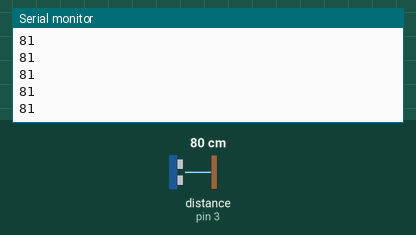
This sketch was run on a simulated Arduino Uno, built with avr-gcc and run on an emulated ATmega328P. Parts: the last lines printed to the serial monitor. The test bench sets the inputs (shaded band); at power-on: distance to the obstacle (sensor on pin 3) 80 cm. The echo pulse lasts 58.3 µs per cm.

Above: at 1.2 s.
1.3 s: distance to the obstacle (sensor on pin 3) set to 2 cm
At 1.34 s:
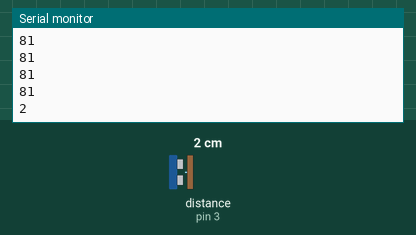
2.8 s: distance to the obstacle (sensor on pin 3) set to 4 cm
At 2.82 s:
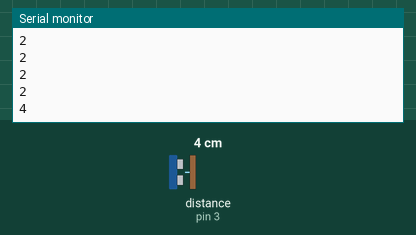
Timing chart, 0 to 5.8 s (numbered marks = the images above; inputs shaded):
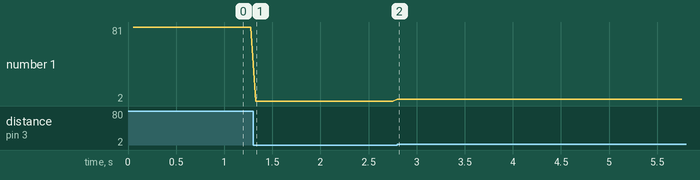

The sketch:

BasicPingDigitsOnly.ino
```cpp
// ---------------------------------------------------------------------------
// Example NewPing library sketch that does a ping about 20 times per second.
// ---------------------------------------------------------------------------

#include <NewPing.h>

#define TRIGGER_PIN  2  // Arduino pin tied to trigger pin on the ultrasonic sensor.
#define ECHO_PIN     3  // Arduino pin tied to echo pin on the ultrasonic sensor.
#define MAX_DISTANCE 200 // Maximum distance we want to ping for (in centimeters). Maximum sensor distance is rated at 400-500cm.

NewPing sonar(TRIGGER_PIN, ECHO_PIN, MAX_DISTANCE); // NewPing setup of pins and maximum distance.

void setup() {
  Serial.begin(115200); // Open serial monitor at 115200 baud to see ping results.
}

void loop() {
  delay(50);                      // Wait 50ms between pings (about 20 pings/sec). 29ms should be the shortest delay between pings.
  unsigned int uS = sonar.ping(); // Send ping, get ping time in microseconds (uS).
  //Serial.print("Ping: ");
  Serial.println(uS / US_ROUNDTRIP_CM); // Convert ping time to distance and print result (0 = outside set distance range, no ping echo)
  //Serial.println("cm");
}
```

Measured:
- after the input at 1.3 s, the serial monitor: prints a new line at once (image 1)
- after the input at 2.8 s, the serial monitor: prints a new line at once (image 2)
- plotted number 1: 81 → 2 after the input at 1.3 s, 2 → 4 after the input at 2.8 s
